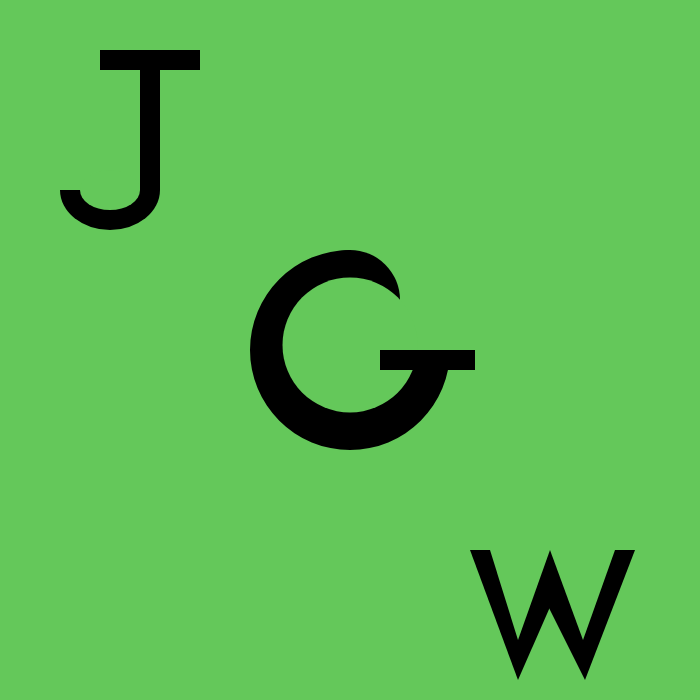
Frame 1 (no input)
Frame 60 (no input): identical to frame 1, image omitted
Frame 120 (the mouse pressed at the canvas centre since frame 60): identical to frame 1, image omitted

The p5.js sketch that drew this single still picture (run headless with seeded random() and noise() and a simulated clock; from frame 60 on, the mouse is pressed at the canvas centre):

// p5.js sketch
// ── sketch.js
/***
This is an exercise demonstrating my initials, JGW, created with crude letters (such as rectangles, triangles, etc.) 
***/

function setup() {
  createCanvas(700, 700);
}

function draw() {
  background(100,200,90);
  
  /*
  start creating J in top left
  */
  
  noStroke()
  fill(0,0,0);
  rect(100,50,100,20)
  rect(140,70,20,120)
  
  arc(110, 190, 100, 80, 0, PI,PI+QUARTER_PI);
  
  /*
  fill an ellipse to create the curve in the J
  */
  
  noStroke()
  fill(100,200,90);
  ellipse(110,190,60,40);
  
/*
create an arc to build the foundation of G, with a circle to cut off the end
*/
  
  fill(0,0,0)
  arc(350,350,200,200,0,PI+HALF_PI,PIE) 
  circle(350,300,100);
  
  /*
  put a circle in the midle of the arc to fill in the space, with a rectangle to finish the G
  */
  
  fill(100,200,90)
  circle(350,345,135)
  
  
  fill(0,0,0)
   rect(380,350,95,20)
  
  /*
  use triangles to create a W shape, or rather 2 V's
  */
  
  triangle(470,550,518,680,575,550)
  triangle(520,550,585,680,635,550)
  
  /*
  filled in triangle on the left to thin the line
  */
  
  fill(100,200,90);
  triangle(490,550,518,640,550,550);
  
  /*
  right filled triangle
  */
  
  fill(100,200,90);
  triangle(550,550,583,640,615,550)
  
  /*
  ta da!
  */
}
